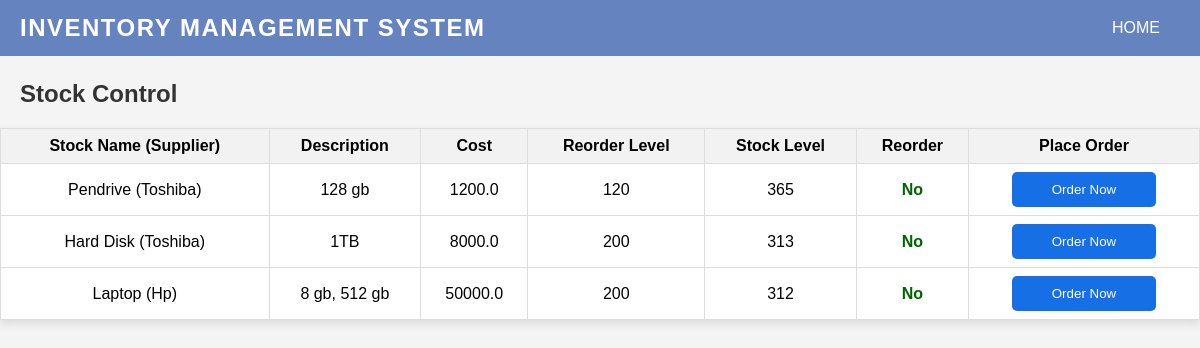
Screenshot of /stock-control/ with the database file from the repository.
### inventory/models.py (models this page shows, shortened)
class Stock(models.Model):
    name = models.CharField(max_length=50)
    description = models.CharField(max_length=100)
    minqty_required = models.IntegerField()
    maxqty_required = models.IntegerField()
    cost_per_unit = models.FloatField()
    usage_level = models.CharField(
        max_length=30,
        choices=[
            ('Low level', 'Low level'),
            ('Mid level', 'Mid level'),
            ('High level', 'High level'),
        ],
        default='Low level',
    )
    reorder_duration = models.CharField(
        max_length=30,
        choices=[
            ('1 week', '1 week'),
            ('3-4 days', '3-4 days'),
            ('1-2 days', '1-2 days'),
        ],
        default='1 week',
    )
    supplier_id = models.ForeignKey('Supplier', on_delete=models.SET_NULL,null=True)
    class Meta:
        db_table = "stock_master"

class Supplier(models.Model):
    name = models.CharField(max_length=50)
    address = models.TextField(max_length=150)
    location = models.CharField(max_length=100)
    contact = models.BigIntegerField()
    stock_product_id = models.ForeignKey(Stock, on_delete=models.SET_NULL, null=True)
    stock_name = models.CharField(max_length=100)
    gst_no = models.CharField(max_length=20)
    rating = models.CharField(
        max_length=30,
        choices=[
            ('1 star', '1 star'),
            ('2 star', '2 star'),
            ('3 star', '3 star'),
            ('4 star', '4 star'),
            ('5 star', '5 star'),
        ],
        default='1 star',
    )
    class Meta:
        db_table="supplier_master"

### inventory/views.py (the view)
# urls.py: path('stock-control/', stock_control, name='stock_control'),
def stock_control(request):
    stocks = Stock.objects.all()
    return render(request, template_name="stock_control.html", context={'stocks': stocks})

### inventory/templates/stock_control.html (shortened to what this page needs)
<!DOCTYPE html>
<html lang="en">
<head>
</head>
<nav>
    <div class="logo">
        <p>inventory management system</p>
    </div>
    <ul>
        <li><a href="/home/">Home</a></li>
    </ul>
</nav>
<body>
    <h2>Stock Control</h2>
    <table>
        <thead>
            <tr>
                <th>Stock Name (Supplier)</th>
                <th>Description</th>
                <th>Cost</th>
                <th>Reorder Level</th>
                <th>Stock Level</th>
                <th>Reorder</th>
                <th>Place Order</th>
            </tr>
        </thead>
        {% for stock in stocks %}
        <tbody>
            <tr>
                <td>{{ stock.name }} ({{ stock.supplier_id.name }})</td>
                <td>{{stock.description}}</td>
                <td>{{stock.cost_per_unit}}</td>
                <td>{{stock.minqty_required}}</td>
                <td>{{stock.maxqty_required}}</td>
                <td
                    class="{% if stock.maxqty_required < stock.minqty_required %}reorder-yes{% else %}reorder-no{% endif %}">
                    {% if stock.maxqty_required < stock.minqty_required %}Yes{% else %}No{% endif %}</td>
                <td>
                    <button><a href="{% url 'place_order' stock.id %}">Order Now</a></button>
                </td>
            </tr>
        </tbody>
        {% endfor %}
    </table>
</body>
</html>

### inventory/templates/stock_control.html (style rules this page uses)
* { margin: 0; padding: 0; box-sizing: border-box; font-family: 'Arial', sans-serif; }
body { background-color: #f4f4f4; margin: 0; padding: 0; }
nav { width: 100%; height: 56px; padding: 0 20px; position: fixed; background-color: rgba(66, 103, 178, 0.8); top: 0; left: 0; right: 0; display: flex; justify-content: space-between; align-items: center; z-index: 999; }
nav .logo p { font-size: 24px; font-weight: bold; color: white; text-transform: uppercase; letter-spacing: 1.5px; cursor: pointer; }
nav ul { margin: 0; padding: 0; display: flex; }
nav li { list-style: none; }
nav li a { font-size: 16px; text-transform: uppercase; padding: 15px 20px; color: white; text-decoration: none; }
h2 { color: #333; margin: 80px 20px 20px; }
table { width: 100%; border-collapse: collapse; margin-top: 20px; background-color: #fff; box-shadow: 0 4px 8px rgba(0, 0, 0, 0.1); align-items: center; }
th, td { border: 1px solid #ddd; padding: 8px; text-align: center; }
th { background-color: #f2f2f2; }
.reorder-no { font-weight: bold; color: #006400; }
button { background-color: #166fe5; color: white; border: none; padding: 10px 40px; border-radius: 5px; cursor: pointer; transition: background-color 0.3s; }
button a { text-decoration: none; color: white; }

### rows the page displays
Stock: name "Pendrive", supplier_id.name "Toshiba", description "128 gb", cost_per_unit "1200.0", minqty_required "120", maxqty_required "365", shows "No"
Stock: name "Hard Disk", supplier_id.name "Toshiba", description "1TB", cost_per_unit "8000.0", minqty_required "200", maxqty_required "313", shows "No"
Stock: name "Laptop", supplier_id.name "Hp", description "8 gb, 512 gb", cost_per_unit "50000.0", minqty_required "200", maxqty_required "312", shows "No"
